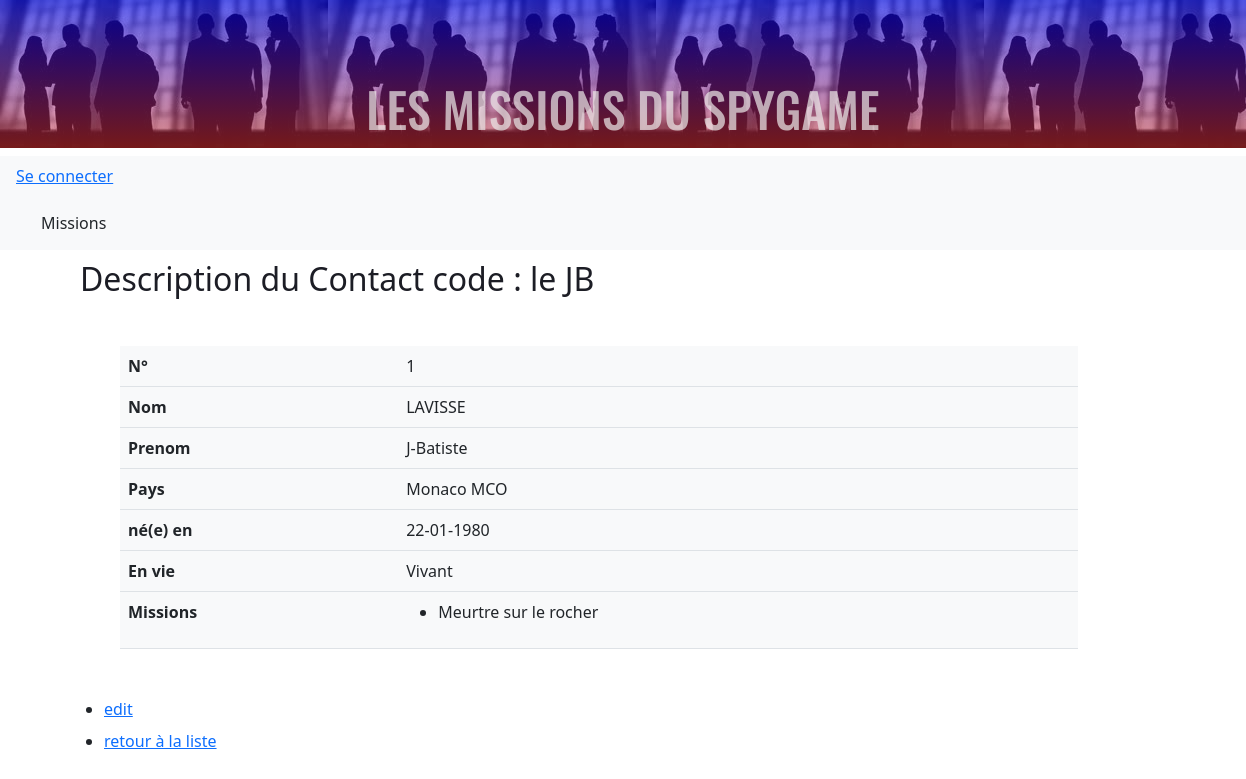
The page /Router/contactRouter.php?entity=contacts&id=1&action=show on the database its author committed.
### tables this page shows
CREATE TABLE `contacts` (
  `id` int NOT NULL AUTO_INCREMENT,
  `lastname` varchar(100) NOT NULL,
  `firstname` varchar(100) NOT NULL,
  `code` varchar(100) NOT NULL,
  `countryId` int NOT NULL,
  `isDead` tinyint(1) NOT NULL,
  `dateOfBirth` date NOT NULL,
  PRIMARY KEY (`id`)
);

CREATE TABLE `countries` (
  `id` smallint unsigned NOT NULL AUTO_INCREMENT,
  `code` varchar(3) NOT NULL,
  `name` varchar(45) NOT NULL,
  PRIMARY KEY (`id`),
  UNIQUE KEY `alpha3` (`code`)
);

CREATE TABLE `missions_contacts` (
  `missionId` int NOT NULL,
  `contactId` int NOT NULL,
  PRIMARY KEY (`missionId`,`contactId`),
  KEY `contactId` (`contactId`),
  CONSTRAINT `missions_contacts_ibfk_1` FOREIGN KEY (`missionId`) REFERENCES `missions` (`id`) ON DELETE CASCADE,
  CONSTRAINT `missions_contacts_ibfk_2` FOREIGN KEY (`contactId`) REFERENCES `contacts` (`id`) ON DELETE CASCADE
);

CREATE TABLE `missions` (
  `id` int NOT NULL AUTO_INCREMENT,
  `title` varchar(100) NOT NULL,
  `descriptions` longtext NOT NULL,
  `code` varchar(100) NOT NULL,
  `countryId` int NOT NULL,
  `typeId` int NOT NULL,
  `statutId` int NOT NULL,
  `specialityId` int NOT NULL,
  `startDate` date NOT NULL,
  `endDate` date NOT NULL,
  `isConform` tinyint(1) NOT NULL DEFAULT '0',
  PRIMARY KEY (`id`),
  KEY `FK_statut_id` (`statutId`),
  KEY `FK_type_id` (`typeId`),
  KEY `FK_country_id` (`countryId`),
  KEY `fk_speciality_Id` (`specialityId`),
  CONSTRAINT `fk_speciality_Id` FOREIGN KEY (`specialityId`) REFERENCES `specialities` (`id`),
  CONSTRAINT `FK_statut_id` FOREIGN KEY (`statutId`) REFERENCES `statuts` (`id`),
  CONSTRAINT `FK_type_id` FOREIGN KEY (`typeId`) REFERENCES `types` (`id`)
);

### Controller/ContactController.php (called while the page is built, shortened)
<?php
require_once('model/ContactManager.php');
require_once('model/CountryManager.php');
function showContact(int $id)
{
    $ContactManager = new ContactManager();
    $showContact = $ContactManager->getContact($id);
    $contactMissions = $ContactManager->getMissionsFromContact($id);
    require('view/contact/showContact.php');
}

### model/ContactManager.php (called while the page is built, shortened)
<?php
require_once('Class/Contact.php');
class ContactManager extends Manager
{
    function getContact(int $id)
    {
        $db=Manager::dbConnect();
        $sql="SELECT Contacts.id, Contacts.lastname,Contacts.firstname, Contacts.code, Contacts.isDead,
        Contacts.countryId, Contacts.dateOfBirth
        FROM Contacts
        WHERE Contacts.id = ?";
        $req = $db->prepare($sql);
        $req->bindValue(1, $id, PDO::PARAM_STR);
        $req->execute();
        return $req;
    }
         function getMissionsFromContact($contactId)
         {
             $db=Manager::dbConnect();
             $sql="SELECT missionId, title  FROM missions_contacts
             INNER JOIN missions
             ON missions_contacts.missionId = missions.id
             WHERE contactId = ".$contactId;
             $req = $db->prepare($sql);
             $req->execute();
             return $req;
         }
}

### Class/Contact.php (called while the page is built, shortened)
<?php
class Contact
{
    private INT $id;
    private string $firstname;
    private string $lastname;
    private  $dateOfBirth;
    private string $code;
    private bool $isDead;
    public function getId(): ?int
    {
        return $this->id;
    }
    public function getFirstname(): string
    {
        return (string) $this->firstname;
    }
    public function getLastname(): string
    {
        return (string) $this->lastname;
    }
    public function getCode(): string
    {
        return (string) $this->code;
    }
    public function getIsDead(): int
    {
        return (int) $this->isDead;
    }
    public function getDateOfBirth() :string
    {
        return $this->dateOfBirth;
    }
}

### model/CountryManager.php (called while the page is built, shortened)
<?php
require_once('Class/Country.php');
class CountryManager
{
    function getCountry(int $id)
    {
        $db=Manager::dbConnect();
        $sql="SELECT countries.id, countries.name,countries.code
        FROM Countries
        WHERE countries.id = ?";
        $req = $db->prepare($sql);
        $req->bindValue(1, $id, PDO::PARAM_STR);
        $req->execute();
        return $req;
    }
}

### Class/Country.php (called while the page is built, shortened)
<?php
class Country
{
    private string $name;
    private string $code;
    public function getFullName():string
    {
        return $this->name. " ".$this->code;
    }
}

### view/contact/showContact.php (the view, shortened to what this page needs)
<?php
$Contact = $showContact->fetchObject('Contact');
if($Contact) {
    $countryManager = new CountryManager();
    $showCountry = $countryManager->getCountry($Contact->getCountryId());
    $country = $showCountry->fetchObject('Country');
    $titleh2 = "<h2>Description du Contact  code : ".$Contact->getCode()."</h2>";
} else {
    echo('Aucun resultat pour cette requête');
    die;
}
?>
<div class="container-fluid m-5">
    <table class="table bg-light mx-5" style="width: 80%;">
        <tr>
            <th>N°</th>
            <td><?=  $Contact->getId(); ?></td>
        </tr>
        <tr>
            <th>Nom</th>
            <td><?=  $Contact->getLastName(); ?></td>
        </tr>
        <tr>
            <th>Prenom</th>
            <td><?= $Contact->getFirstname();  ?></td>
        </tr>
        <tr>
            <th>Pays</th>
            <td><?= $country->getFullName();  ?></td>
        </tr>
        <tr>
            <th>né(e) en</th>
            <td><?= date('d-m-Y',strToTime($Contact->getDateOfBirth()));  ?> </td>
        </tr>
        <tr>
            <th>En vie</th>
            <td><?= !$Contact->getIsDead()? 'Vivant': 'Décédé';  ?> </td>
        </tr>
        <tr>
            <th>Missions</th>
            <td>
                <ul>
                <?php
                while ($mission = $contactMissions->fetch(PDO::FETCH_ASSOC)) {
                ?>
                    <li><?= $mission['title']; ?> </li>
                <?php
                }
                ?>
                </ul>
            </td>
        </tr>
    </table>
    <ul class="mt-5">
        <li><a href=<?= '?entity=contacts&id='.$Contact->getId().'&action=edit' ?>>edit</a></li>
        <li><a href=<?= '?entity=contacts' ?>>retour à la liste</a></li>
    </ul>
</div>
<?php
require('view/layout.php'); ?>

### style/style.css (style rules this page uses)
h2 { margin: 10px 0 20px 80px; color: rgb(28, 29, 37); }
li { margin-bottom: 8px; }
ul { list-style-type :disc; }

### rows shown on the page
contacts: code "le JB", id "1", lastname "LAVISSE", firstname "J-Batiste", dateOfBirth "22-01-1980"
countries: $country->getFullName() "Monaco MCO"
missions_contacts: missionId.title "Meurtre sur le rocher"
